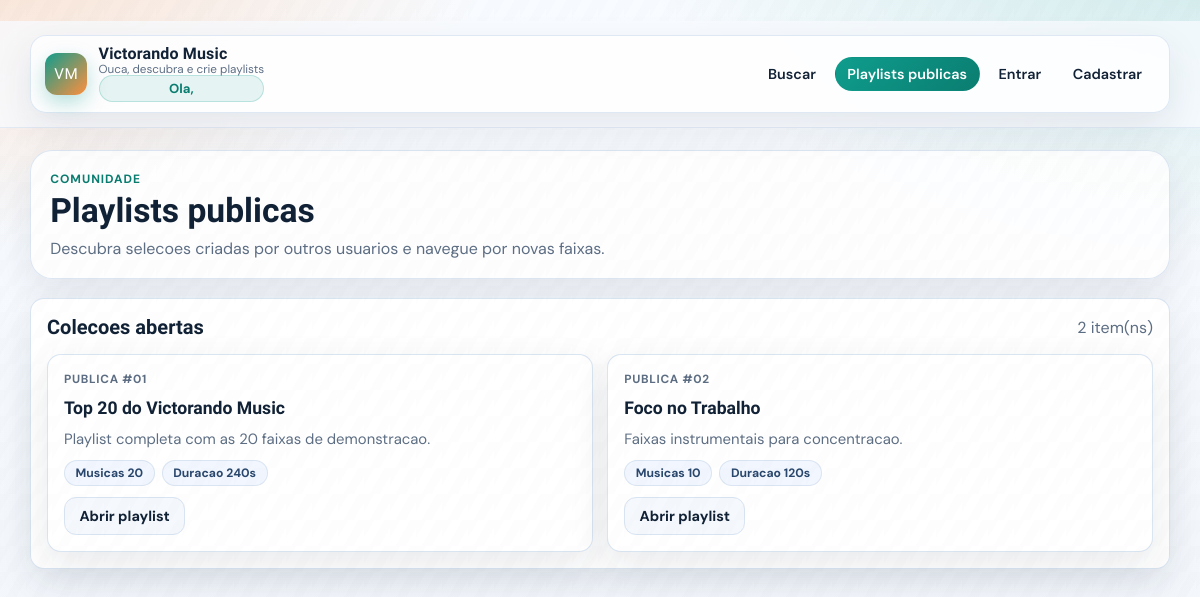
Screenshot of /playlist/publicas with the database file from the repository.
### app/models/playlist.py (models this page shows, shortened)
class Playlist(db.Model):
    __tablename__ = 'playlists'
    __table_args__ = (
        db.UniqueConstraint('tenant_id', 'usuario_id', 'nome', name='uq_playlists_tenant_usuario_nome'),
    )
    id = db.Column(db.Integer, primary_key=True)
    tenant_id = db.Column(db.Integer, db.ForeignKey('tenants.id'), nullable=False, index=True)
    usuario_id = db.Column(db.Integer, db.ForeignKey('usuarios.id'), nullable=False, index=True)
    nome = db.Column(db.String(100), nullable=False)
    descricao = db.Column(db.Text)
    data_criacao = db.Column(db.DateTime, default=datetime.utcnow, nullable=False)
    publica = db.Column(db.Boolean, default=False)
    musicas = db.relationship(
        'Music',
        secondary='playlist_musicas',
        backref=db.backref('playlists', lazy='dynamic', overlaps='playlist_musicas_rel,musica,playlist'),
        lazy='dynamic',
        overlaps='playlist_musicas_rel,musica,playlist',
    )
    @property
    def total_musicas(self):
        return self.musicas.count()
    @property
    def duracao_total(self):
        return sum(musica.duracao for musica in self.musicas if musica.duracao)
    def to_dict(self, include_musicas=False):
        data = {
            'id': self.id,
            'tenant_id': self.tenant_id,
            'usuario_id': self.usuario_id,
            'nome': self.nome,
            'descricao': self.descricao,
            'data_criacao': self.data_criacao.isoformat(),
            'publica': self.publica,
            'total_musicas': self.total_musicas,
            'duracao_total': self.duracao_total,
        }
        if include_musicas:
            musicas_ordenadas = PlaylistMusica.query.filter_by(playlist_id=self.id).order_by(PlaylistMusica.posicao).all()
            data['musicas'] = [{**pm.musica.to_dict(), 'posicao': pm.posicao} for pm in musicas_ordenadas]
        return data

### app/views/playlist_routes.py (the view)
@playlist_bp.route('/publicas')
def publicas():
    tenant_id = current_user.tenant_id if current_user.is_authenticated else None
    resultado = PlaylistController.obter_playlists_publicas(limite=50, tenant_id=tenant_id)
    if resultado['success']:
        playlists = resultado['playlists']
    else:
        playlists = []
        flash(resultado.get('message', 'Erro ao carregar playlists'), 'error')
    return render_template('playlists_publicas.html', playlists=playlists)

### app/__init__.py (called while the page is built)
def _build_app_initials(app_name):
    parts = [part[0].upper() for part in app_name.split() if part and part[0].isalnum()]
    return ''.join(parts[:2]) or 'SM'

### app/controllers/playlist_controller.py (called while the page is built)
    @staticmethod
    def _resolve_tenant_id(usuario_id=None, tenant_id=None):
        if tenant_id is not None:
            return tenant_id
        if usuario_id is not None:
            usuario = db.session.get(User, usuario_id)
            if usuario:
                return usuario.tenant_id
        return Tenant.resolve_default_id()

    @staticmethod
    def obter_playlists_publicas(limite=20, tenant_id=None):
        try:
            tenant_resolvido = PlaylistController._resolve_tenant_id(tenant_id=tenant_id)
            query = Playlist.query.filter_by(publica=True)
            if tenant_resolvido is not None:
                query = query.filter_by(tenant_id=tenant_resolvido)
            playlists = query.order_by(Playlist.data_criacao.desc()).limit(limite).all()
            return {'success': True, 'playlists': [p.to_dict() for p in playlists]}
        except Exception as e:
            return {'success': False, 'message': f'Erro ao obter playlists publicas: {str(e)}'}

### app/extensions.py (called while the page is built, shortened)
def _register_request_observability(app):
    @app.before_request
    def _mark_request_start():
        g._request_start_ts = monotonic()
    @app.after_request
    def _log_request(response):
        start = getattr(g, '_request_start_ts', None)
        if start is None:
            return response
        duration_ms = (monotonic() - start) * 1000
        response.headers['X-Request-Duration-Ms'] = f'{duration_ms:.2f}'
        app.logger.info(
            'request method=%s path=%s status=%s duration_ms=%.2f',
            request.method,
            request.path,
            response.status_code,
            duration_ms,
        )
        return response

def _register_rate_limiting(app):
    @app.before_request
    def _guard_rate_limit():
        if not app.config.get('RATE_LIMIT_ENABLED', True):
            return None
        if not request.path.startswith('/api/'):
            return None

### app/models/tenant.py (called while the page is built)
    @staticmethod
    def default_slug():
        configured = current_app.config.get('DEFAULT_TENANT_SLUG') if has_app_context() else None
        return (configured or 'default').strip().lower()

    @classmethod
    def resolve_default(cls):
        tenant = cls.query.filter_by(slug=cls.default_slug()).first()
        if tenant:
            return tenant
        return cls.query.order_by(cls.id.asc()).first()

### app/templates/playlists_publicas.html (shortened to what this page needs)
﻿{% extends 'base.html' %}
{% block content %}
<section class="page-header" data-animate>
  <p class="kicker">Comunidade</p>
  <h1 class="page-title">Playlists publicas</h1>
  <p class="page-subtitle">Descubra selecoes criadas por outros usuarios e navegue por novas faixas.</p>
</section>
<section class="panel" data-animate style="--delay: 70ms;">
  <div class="section-head">
    <h2 class="section-title">Colecoes abertas</h2>
    <span class="muted">{{ playlists|length }} item(ns)</span>
  </div>
  {% if playlists %}
    <div class="card-grid" style="margin-top: 0.9rem;">
      {% for playlist in playlists %}
        <article class="music-card" data-animate style="--delay: {{ 110 + (loop.index0 * 35) }}ms;">
          <span class="card-index">Publica #{{ '%02d' % loop.index }}</span>
          <h3 class="music-title"><a href="{{ url_for('playlist.detalhes', playlist_id=playlist.id) }}">{{ playlist.nome }}</a></h3>
          <p class="meta-line">{{ playlist.descricao or 'Sem descricao.' }}</p>
          <div class="meta-pills">
            <span class="chip">Musicas {{ playlist.total_musicas }}</span>
            <span class="chip">Duracao {{ playlist.duracao_total }}s</span>
          </div>
          <div class="actions">
            <a class="btn btn-ghost" href="{{ url_for('playlist.detalhes', playlist_id=playlist.id) }}">Abrir playlist</a>
          </div>
        </article>
      {% endfor %}
    </div>
  {% else %}
    <div class="empty-state" style="margin-top: 0.9rem;">
      Nenhuma playlist publica disponivel agora.
    </div>
  {% endif %}
</section>
{% endblock %}

### app/static/css/style.css (style rules this page uses)
* { box-sizing: border-box; }
html, body { margin: 0; padding: 0; }
body { min-height: 100vh; color: var(--text); font-family: var(--font-body); background: radial-gradient(900px 520px at -4% -8%, rgba(255, 143, 61, 0.24), transparent 60%), radial-gradient(980px 560px at 104% -12%, rgba(15, 157, 141, 0.2), transparent 63%), linear-gradient(180deg, var(--bg-top) 0%, var(--bg-bottom) 100%); }
body::before { content: ''; position: fixed; inset: 0; pointer-events: none; opacity: 0.35; background-image: linear-gradient(120deg, rgba(18, 34, 54, 0.02) 25%, transparent 25%, transparent 50%, rgba(18, 34, 54, 0.02) 50%, rgba(18, 34, 54, 0.02) 75%, transparent 75%, transparent); background-size: 26px 26px; }
.page-header { padding: 1.2rem; border-radius: var(--radius-lg); border: 1px solid rgba(217, 228, 242, 0.9); background: var(--surface); box-shadow: var(--shadow-soft); }
.kicker { margin: 0; font-size: 0.75rem; letter-spacing: 0.08em; text-transform: uppercase; color: var(--brand-strong); font-weight: 700; }
.page-title { margin: 0.28rem 0 0.5rem; font-family: var(--font-title); font-size: clamp(1.5rem, 1.2rem + 1.2vw, 2.1rem); }
.page-subtitle { margin: 0; color: var(--muted); max-width: 70ch; }
.section-title { margin: 0; font-family: var(--font-title); font-size: 1.25rem; }
.section-head { display: flex; align-items: center; justify-content: space-between; gap: 0.8rem; flex-wrap: wrap; }
.card-grid { display: grid; grid-template-columns: repeat(auto-fit, minmax(245px, 1fr)); gap: 0.9rem; }
.music-card, .panel, .form-card, .list-card { background: var(--surface-strong); border: 1px solid rgba(217, 228, 242, 0.95); border-radius: var(--radius-md); box-shadow: var(--shadow-soft); }
.music-card { padding: 1rem; display: flex; flex-direction: column; gap: 0.7rem; transition: transform 0.18s ease, box-shadow 0.2s ease; }
.card-index { font-size: 0.74rem; color: var(--muted); font-weight: 700; letter-spacing: 0.06em; text-transform: uppercase; }
.music-title { margin: 0; font-size: 1.1rem; font-family: var(--font-title); }
.music-title a { color: inherit; text-decoration: none; }
.meta-line { margin: 0; color: var(--muted); font-size: 0.93rem; }
.meta-pills { display: flex; flex-wrap: wrap; gap: 0.45rem; }
.chip { display: inline-flex; align-items: center; border-radius: 999px; padding: 0.24rem 0.66rem; font-size: 0.76rem; font-weight: 700; border: 1px solid rgba(217, 228, 242, 0.95); color: #2a476d; background: #f2f7ff; }
.actions { display: flex; flex-wrap: wrap; gap: 0.52rem; }
.btn, button { display: inline-flex; justify-content: center; align-items: center; text-decoration: none; border-radius: 12px; border: 1px solid transparent; font-family: var(--font-body); font-size: 0.9rem; font-weight: 700; cursor: pointer; padding: 0.56rem 0.9rem; transition: transform 0.16s ease, filter 0.16s ease, box-shadow 0.2s ease; }
.btn, button[type='submit'] { color: #fff; background: linear-gradient(135deg, var(--brand) 0%, var(--brand-strong) 100%); box-shadow: 0 8px 20px rgba(15, 157, 141, 0.28); }
.btn-ghost { color: var(--text); background: #f5f8fc; border-color: var(--line); box-shadow: none; }
.panel { padding: 1rem; }
.muted { color: var(--muted); }
[data-animate] { opacity: 0; transform: translateY(18px); transition: opacity 0.6s ease, transform 0.6s ease; transition-delay: var(--delay, 0ms); }
[data-animate].in-view { opacity: 1; transform: translateY(0); }

### rows the page displays
Playlist: {{ 110 + (loop.index0 * 35) }} 110 (drawn), index "01", nome "Top 20 do Victorando Music", descricao "Playlist completa com as 20 faixas de demonstracao.", total_musicas "20", duracao_total "240"
Playlist: {{ 110 + (loop.index0 * 35) }} 145 (drawn), index "02", nome "Foco no Trabalho", descricao "Faixas instrumentais para concentracao.", total_musicas "10", duracao_total "120"

### other values shown
{{ APP_INITIALS }} "VM"
{{ APP_NAME }} "Victorando Music"
{{ playlists|length }} "2"
